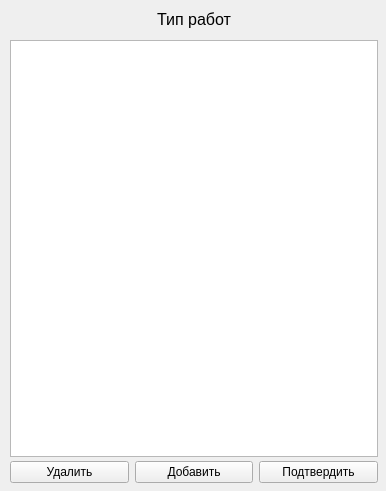
<?xml version="1.0" encoding="UTF-8"?>
<ui version="4.0">
 <class>FormTypeWorks</class>
 <widget class="QWidget" name="FormTypeWorks">
  <property name="geometry">
   <rect>
    <x>0</x>
    <y>0</y>
    <width>386</width>
    <height>491</height>
   </rect>
  </property>
  <property name="windowTitle">
   <string>Form</string>
  </property>
  <widget class="QLabel" name="label">
   <property name="geometry">
    <rect>
     <x>10</x>
     <y>10</y>
     <width>368</width>
     <height>19</height>
    </rect>
   </property>
   <property name="font">
    <font>
     <pointsize>12</pointsize>
    </font>
   </property>
   <property name="text">
    <string>Тип работ</string>
   </property>
   <property name="alignment">
    <set>Qt::AlignCenter</set>
   </property>
  </widget>
  <widget class="QWidget" name="layoutWidget">
   <property name="geometry">
    <rect>
     <x>10</x>
     <y>40</y>
     <width>368</width>
     <height>417</height>
    </rect>
   </property>
   <layout class="QVBoxLayout" name="verticalLayout">
    <item>
     <widget class="QTableView" name="tableView"/>
    </item>
   </layout>
  </widget>
  <widget class="QWidget" name="gridLayoutWidget">
   <property name="geometry">
    <rect>
     <x>10</x>
     <y>460</y>
     <width>368</width>
     <height>25</height>
    </rect>
   </property>
   <layout class="QGridLayout" name="gridLayout">
    <item row="0" column="0">
     <widget class="QPushButton" name="pushButton">
      <property name="text">
       <string>Удалить</string>
      </property>
     </widget>
    </item>
    <item row="0" column="1">
     <widget class="QPushButton" name="pushButton_2">
      <property name="text">
       <string>Добавить</string>
      </property>
     </widget>
    </item>
    <item row="0" column="2">
     <widget class="QPushButton" name="pushButton_3">
      <property name="text">
       <string>Подтвердить</string>
      </property>
     </widget>
    </item>
   </layout>
  </widget>
 </widget>
 <resources/>
 <connections/>
</ui>
